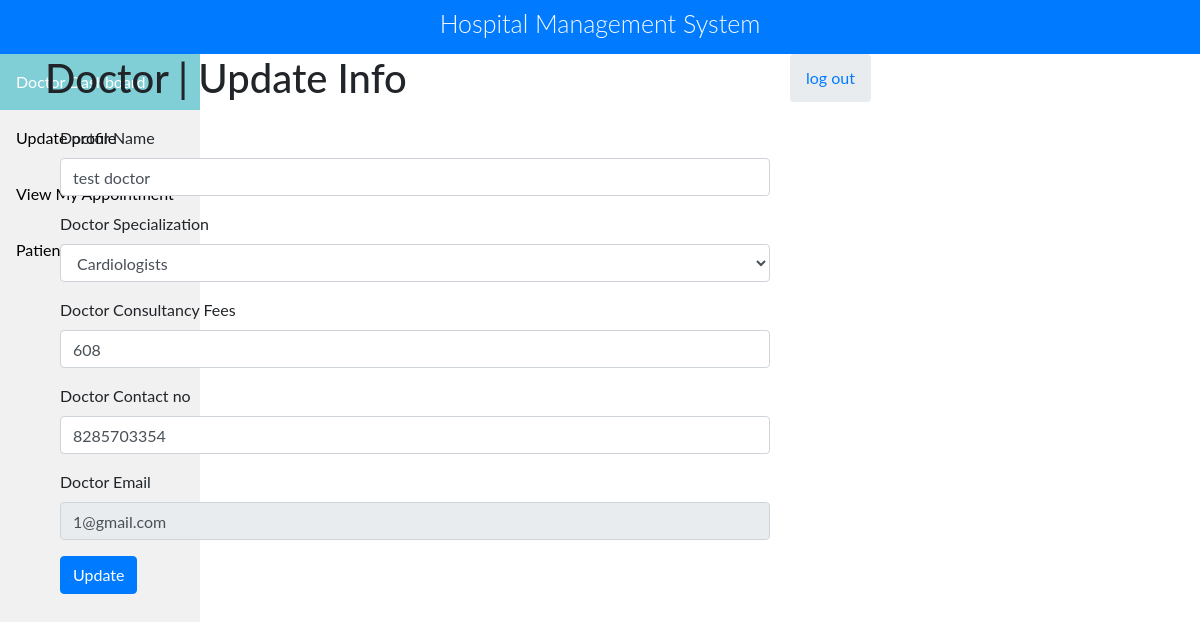
Page /HMS/doctor/update-doctor.php (signed in) on the committed database.
### tables this page shows
CREATE TABLE `doctors` (
  `id` bigint(20) NOT NULL,
  `specialityID` int(255) DEFAULT NULL,
  `doctorName` varchar(255) DEFAULT NULL,
  `docFees` int(255) DEFAULT NULL,
  `docphone` bigint(11) DEFAULT NULL,
  `docEmail` varchar(255) DEFAULT NULL,
  `password` varchar(255) DEFAULT NULL
);

CREATE TABLE `doctorspecilization` (
  `id` int(11) NOT NULL,
  `specilization` varchar(255) DEFAULT NULL
);

### HMS/doctor/update-doctor.php (the view, shortened to what this page needs)
<?php
include('include/config.php');
include('include/pagination.php');
?>
<!DOCTYPE html>
<html lang="en">
<head>
	<link rel="stylesheet" href="https://stackpath.bootstrapcdn.com/bootstrap/4.5.2/css/bootstrap.min.css">
	<link rel="stylesheet" href="https://pro.fontawesome.com/releases/v5.11.2/css/all.css">
</head>
<body>
	<div id="app">
 <?php include("include/title.php"); ?>
		 <?php include("sideNav.php"); ?>
		<div class="app-content">
			<div class="main-content" >
				<div class="wrap-content container" id="container">
					<section id="page-title">
						<div class="row">
							<div class="col-sm-8">
								<h1 class="mainTitle">Doctor | Update Info</h1>
							</div>
							<ol class="breadcrumb">
								<li>
									<a href="logout.php">log out</a>
								</li>
							</ol>
						</div>
					</section>
					<div class="container-fluid container-fullw bg-white">
						<div class="row">
							<div class="col-md-12">
									<div class="row margin-top-30">
										<div class="col-lg-8 col-md-12">
											<div class="panel panel-white">
												<div class="panel-body">
													<?php $sql=mysqli_query($con,"select * from doctors where id='".$_SESSION['id']."'");
													while($data=mysqli_fetch_array($sql))
													{
														?>
														<form role="form" name="adduser" method="post" onSubmit="return valid();">
																<div class="form-group">
																	<label for="PatientName">
																		Doctor Name
																	</label>
																	<input type="text" name="doctorname" class="form-control" value="<?php echo htmlentities($data['doctorName']);?>" >
																</div>
																<div class="form-group">
																<label for="DoctorSpecialization">
																	Doctor Specialization
																</label>
																<select name="Doctorspecialization" class="form-control" required="required">
																	<option value="<?php echo htmlentities($data['specialityID']);?>">
																		<?php
																		$tmp = $data['specialityID'];
																		$sql1 = mysqli_query($con,"select specilization from doctorspecilization where id ='$tmp' ");
																			$row1=mysqli_fetch_array($sql1);
																		echo $row1['specilization'];
																		?></option>
																	</select>
																</div>
																<div class="form-group">
																	<label for="fess">
																		Doctor Consultancy Fees
																	</label>
																	<input type="text" name="docfees" class="form-control" required="required"  value="<?php echo htmlentities($data['docFees']);?>" >
																</div>
																<div class="form-group">
																	<label for="fess">
																		Doctor Contact no
																	</label>
																	<input type="text" name="doccontact" class="form-control" required="required"  value="<?php echo htmlentities($data['docphone']);?>">
																</div>
																<div class="form-group">
																	<label for="fess">
																		Doctor Email
																	</label>
																	<input type="email" name="docemail" class="form-control" readonly="readonly"  value="<?php echo htmlentities($data['docEmail']);?>">
																</div>
															<?php } ?>
															<button type="submit" name="submit" class="btn btn-o btn-primary">
																Update
															</button>
														</form>
													</div>
												</div>
											</div>
										</div>
									</div>
				</div>
			</div>
		</div>
	</div>
</div>
</div>
</html>

### HMS/doctor/sideNav.php (style rules this page uses)
body { margin: 0; font-family: "Lato", sans-serif; }

### rows in the picture
doctors: doctorname "test doctor", Doctorspecialization "Cardiologists", docfees "608", doccontact "8285703354", docemail "1@gmail.com"
